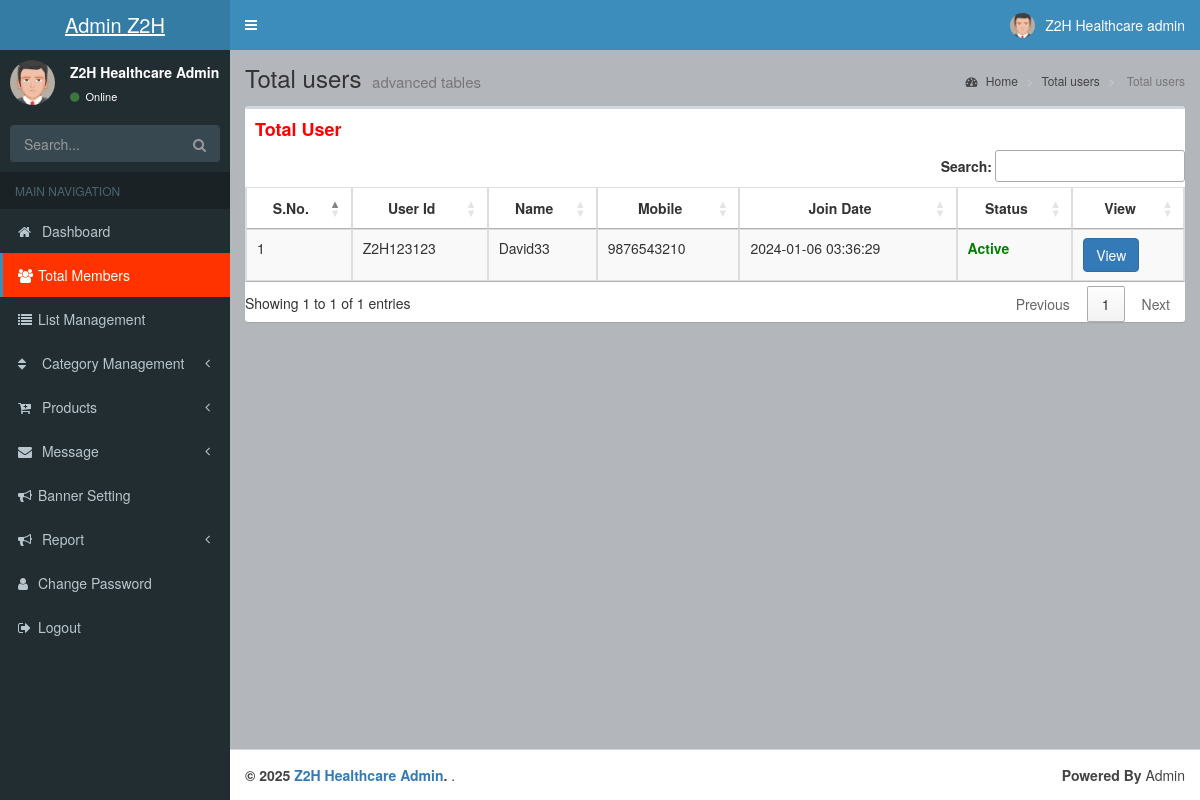
Page /admin/total_users.php (signed in) on the committed database.
### tables this page shows
CREATE TABLE `reg` (
  `id` int(11) NOT NULL,
  `user_id` varchar(100) DEFAULT NULL,
  `join_date` timestamp NOT NULL DEFAULT current_timestamp(),
  `name` varchar(70) DEFAULT NULL,
  `mail` varchar(100) DEFAULT NULL,
  `mobile` varchar(20) DEFAULT NULL,
  `password` varchar(60) DEFAULT NULL,
  `profile_pic` varchar(150) DEFAULT NULL,
  `total_purchase` int(11) NOT NULL DEFAULT 0,
  `status` int(11) NOT NULL DEFAULT 0,
  `sponsor_id` varchar(20) DEFAULT NULL,
  `is_business` int(11) NOT NULL DEFAULT 0,
  `total_income` int(11) NOT NULL DEFAULT 0,
  `wallet` int(11) NOT NULL DEFAULT 0,
  `level_income` int(11) NOT NULL DEFAULT 0,
  `ref_count` int(11) NOT NULL DEFAULT 0,
  `level_count` int(11) NOT NULL DEFAULT 0,
  `acc_num` varchar(30) DEFAULT NULL,
  `acc_name` varchar(30) DEFAULT NULL,
  `ifsc` varchar(20) DEFAULT NULL,
  `bank` varchar(30) DEFAULT NULL,
  `branch` varchar(30) DEFAULT NULL,
  `google_pay` varchar(20) DEFAULT NULL,
  `phone_pe` varchar(20) DEFAULT NULL,
  `upi` varchar(30) DEFAULT NULL,
  `purchase_wallet` float NOT NULL DEFAULT 0
);

### admin/total_users.php (the view)
<?php include "include/header.php" ?>
<div class="wrapper">
    <?php include "include/navbar.php" ?>
    <div class="content-wrapper">
       <section class="content-header">
            <h1>
               Total users
                <small>advanced tables</small>
            </h1>
            <ol class="breadcrumb">
                <li><a href="index.php"><i class="fa fa-dashboard"></i> Home</a></li>
                <li><a href="#"> Total users</a></li>
                <li class="active"> Total users</li>
            </ol>
        </section>
        <section class="content">
            <div class="row">
                <div class="col-xs-12">
                    <div class="box">
                        <div class="box-header">
                            <h3 class="box-title" style="color:#FF0000;"><b>Total User</b></h3>
                        </div>
                        <div class="box-body table-responsive no-padding">
                             <table id="data_table" class="table table-bordered table-striped">
                          <thead>
                               <tr>
                                   <th style="text-align:center;">S.No.</th>
                                        <th style="text-align:center;">User Id</th>
                                        <th style="text-align:center;">Name</th>
                                        <th style="text-align:center;">Mobile</th>
                                        <th style="text-align:center;">Join Date</th>
                                        <th style="text-align:center;">Status</th>
                                        <th style="text-align:center;">View</th>
                               </tr>
                          </thead>
                             <tbody>
									<?php
							$res_pin=mysqli_query($con,"SELECT * FROM reg  ")or die("Query error");
							$i=1;
							while($row_pin=mysqli_fetch_array($res_pin))
							{
					if($row_pin['status']==1)
						$st='<b style="color:green">Active</b>';
					else
						$st='<b style="color:red">Inactive</b>';
					?>
						<tr>
							<td><?php echo $i++; ;?></td>
							<td><?php echo$row_pin['user_id'];?></td>
							<td><?php echo$row_pin['name'];?></td>
							<td><?php echo$row_pin['mobile'];?></td>
							<td><?php echo$row_pin['join_date'];?></td>
							<td><?php echo$st;?></td>
                            <td><a href="view.php?id=<?php echo$row_pin['user_id'];?>" class="btn btn-primary">View</a></td>
						</tr>
						<?php
					}
						?>
                                </tbody>
                     </table>
                        </div>
                    </div>
                </div>
            </div>
        </section>
    </div>
    <?php include "include/footer.php" ?>

### rows in the picture
reg: user "Z2H123123", name "David33", mobile "9876543210", join_date "2024-01-06 03:36:29", status "Active"

### other values in the picture
company_name "Z2H…"
company_name "Z2H Healthcare"
